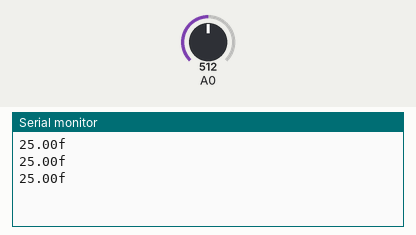
A sketch run on a simulated Arduino Uno, built with avr-gcc and run on an emulated ATmega328P. On the bench: the last lines printed to the serial monitor. The inputs (shaded band) are chosen by the test bench; at power-on: A0 = 512.

Above: at 1.3 s.
1.4 s: A0 set to 0
At 1.9 s:
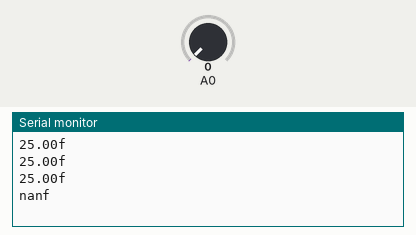
3.5 s: A0 set to 122
At 3.9 s:
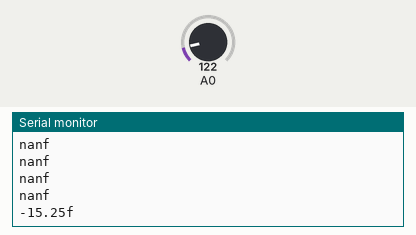

The sketch:

temperatureSense.ino
```cpp
#include <math.h> //contains common math functions
//Variables:
void setup() {
 // put your setup code here, to run once:
 Serial.begin(115200); //Start serial

}
void loop() {
 // put your main code here, to run repeatedly:
Serial.print(Thermister(analogRead(A0))); //This is basically saying - first run the Thermister function, passing in the value from the
Serial.println("f"); //then print the c for celcius, and send a newline character (as denoted by the println rather than print
delay(500); //wait half a second before repeating
}
//custom functions
double Thermister(int RawADC) {
double Temp;
Temp = log(((10240000/RawADC) - 10000));
Temp = 1 / (0.001129148 + (0.000234125 + (0.0000000876741 * Temp * Temp ))* Temp );
Temp = Temp - 273.15;// Convert Kelvin to Celcius
return Temp;
}
```

Measured:
- after the input at 1.4 s, the serial monitor: prints a new line after 0.10 s (image 1)
- after the input at 3.5 s, the serial monitor: prints a new line at once (image 2)
